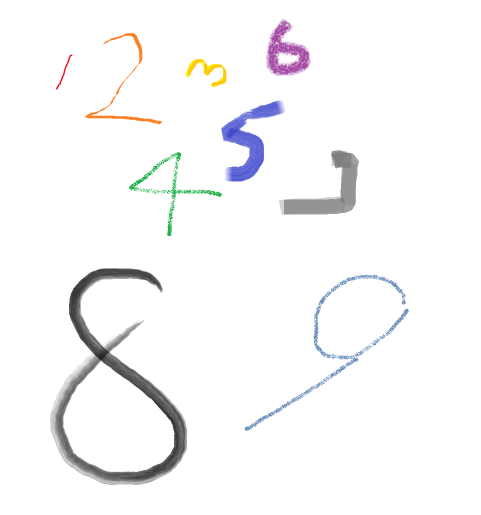
//> input picture 1.png, 961 x 1030 px (shown at 1/2 size)
$ ./main   (built with g++ and OpenCV 4)
//> lines starting //> are read from the running program, lines starting //| are printed output that depends on the picture; after the words box and inside, x2 and y2 are one past the last pixel; in counts of white or black regions, pixels touching at a corner belong together
#include <iostream>
#include <cv.hpp>

using namespace std;
using namespace cv;

int theObject[4];
Rect objectBondingRectangle;

int main()
{
    Mat grayImage1;
    Mat differenceImage;
    Mat thresholdImage;

    Mat img=imread("1.png");
//> img is the input picture: 1030 rows x 961 cols, CV_8UC3; mean B, G, R 248.2, 247.4, 247.7

    if(img.empty()){
        cout<<"Cannot read the image!"<<endl;
        return -1;
    }

    imshow("1.png",img);

    Mat white = img.clone();
    white.setTo(Scalar(255,255,255));
//> white: 1030 rows x 961 cols, CV_8UC3; 6.34% of pixels changed, all inside (x1, y1, x2, y2) = (100, 37, 818, 970)

    //absdiff function need two gray scalar input
    cvtColor(white,white,CV_BGR2GRAY);
//> white: 1030 rows x 961 cols, CV_8UC1; every value is 255
    cvtColor(img,grayImage1,CV_BGR2GRAY);
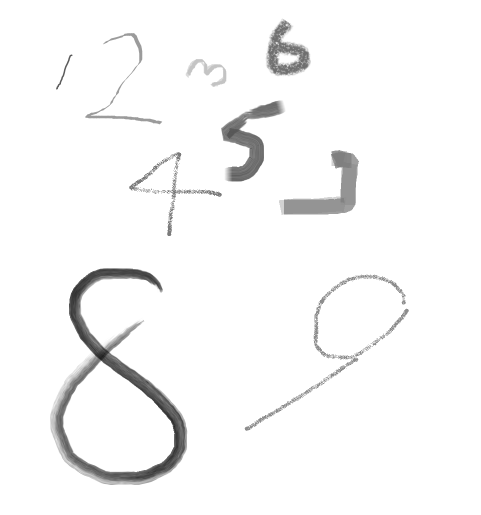
//> grayImage1: 1030 rows x 961 cols, CV_8UC1 (shown at 1/2 size); min 14, max 255, mean 247.6

    absdiff(white,grayImage1,differenceImage);
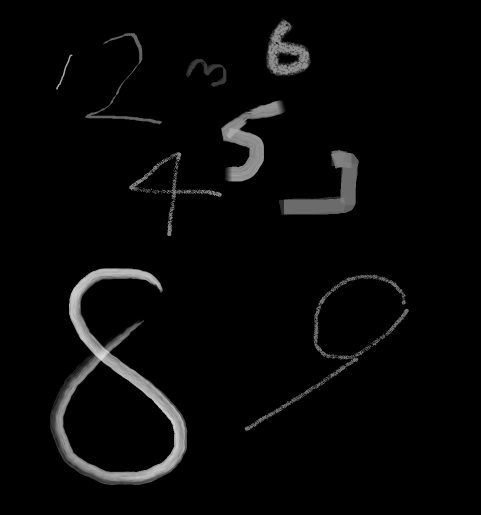
//> differenceImage: 1030 rows x 961 cols, CV_8UC1 (shown at 1/2 size); min 0, max 241, mean 7.4

    threshold(differenceImage,thresholdImage,50,255,THRESH_BINARY);
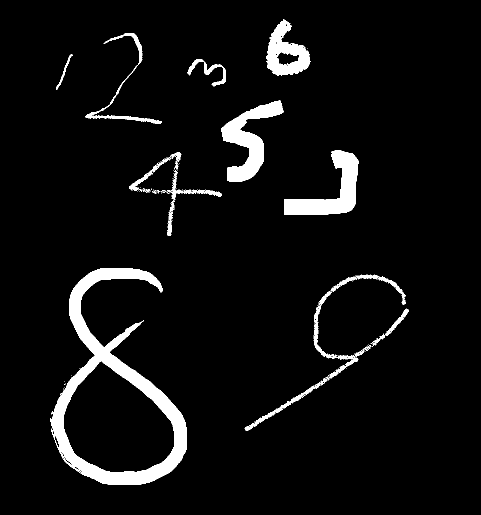
//> thresholdImage: 1030 rows x 961 cols, CV_8UC1 (shown at 1/2 size); 5.6% white; 95 white regions (74 under 20 px), largest, box (x1, y1, x2, y2) and area: (101, 537, 374, 970) 25937, (442, 201, 567, 363) 7633, (568, 300, 718, 429) 7513
    blur(thresholdImage,thresholdImage,Size(10,10));
    threshold(thresholdImage,thresholdImage,20,255,THRESH_BINARY);
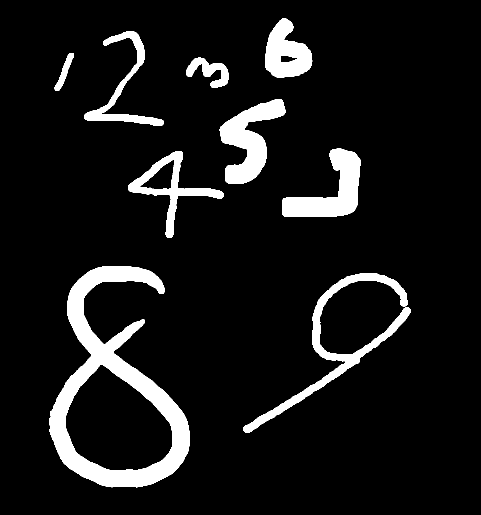
//> thresholdImage: 1030 rows x 961 cols, CV_8UC1 (shown at 1/2 size); 9% white; 9 white regions

    //these two vectors needed for output of findContours
    vector< vector<Point> > contours;
    vector<Vec4i> hierarchy;

    //find contours of filtered image using openCV findContours function
    findContours(thresholdImage,contours,hierarchy,CV_RETR_EXTERNAL,CV_CHAIN_APPROX_SIMPLE );// retrieves external contours
//> contours = 9 contours; largest, box (x1, y1, x2, y2) and area: (98, 533, 379, 975) 65990, (487, 546, 821, 865) 10860, (439, 198, 571, 368) 9908, (564, 297, 722, 434) 9610, (256, 302, 447, 476) 8023

    //if contours vector is not empty, we have found some objects
    for(unsigned int i=0; i<contours.size(); i++){

        objectBondingRectangle = boundingRect(contours.at(i));

        int objx = objectBondingRectangle.width;
        int objy = objectBondingRectangle.height;

        int xpos = objectBondingRectangle.x+objx/2;
        int ypos = objectBondingRectangle.y+objy/2;

        theObject[0] = xpos;
        theObject[1] = ypos;
        theObject[2] = objx;
        theObject[3] = objy;

        Mat croppedImage = Mat(img,Rect(xpos-objx/2,ypos-objy/2,objx,objy)).clone();
        resize(croppedImage,croppedImage,Size(300,300));

        char imageName[10] = "test";
        imageName[4] = i+48;
        imshow(imageName,croppedImage);
    }
//> this loop made 9 passes
//> (objectBondingRectangle, objx, objy, xpos, ypos) on passes 1 to 9: (Rect(487, 546, 334, 319), 334, 319, 654, 705), (Rect(98, 533, 281, 442), 281, 442, 238, 754), (Rect(256, 302, 191, 174), 191, 174, 351, 389), (Rect(564, 297, 158, 137), 158, 137, 643, 365), (Rect(439, 198, 132, 170), 132, 170, 505, 283), (Rect(372, 115, 85, 61), 85, 61, 414, 145), (Rect(109, 106, 39, 76), 39, 76, 128, 144), (Rect(169, 63, 158, 189), 158, 189, 248, 157), (Rect(530, 37, 95, 118), 95, 118, 577, 96)
//> pass 1, `Mat croppedImage = Mat(img,Rect(xpos-objx/2,ypos-objy/2,objx,objy)).cl..`:
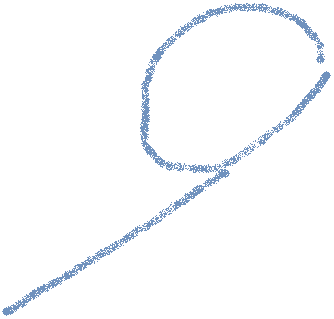
//> croppedImage: 319 rows x 334 cols, CV_8UC3; mean B, G, R 252.4, 250.7, 249.4
//> pass 1, `resize(croppedImage,croppedImage,Size(300,300));`:
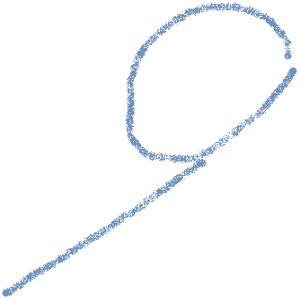
//> croppedImage: 300 rows x 300 cols, CV_8UC3; mean B, G, R 252.4, 250.7, 249.4
//> pass 2, `resize(croppedImage,croppedImage,Size(300,300));`:
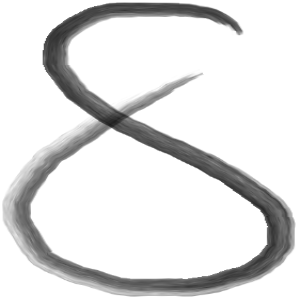
//> croppedImage: 300 rows x 300 cols, CV_8UC3; min 27, max 255, mean 224.5

    waitKey(0);
    destroyAllWindows();

    return 0;
}
